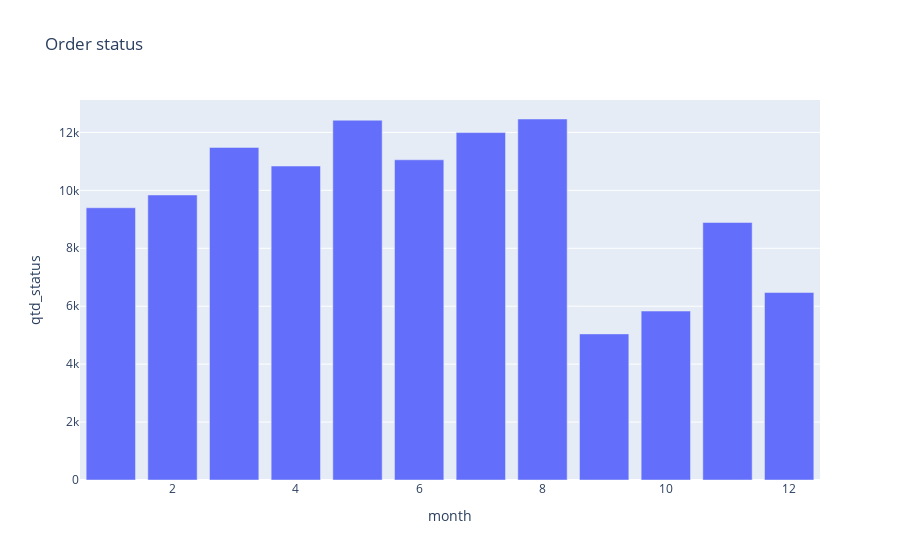

Notebook source saved alongside this figure:
### Markdown cell above
## **2.5 Sales Delivered per Month**

### Code cell
#Selecting data
aux25 = df2.loc[df2['order_status'] == 'delivered', :]
aux251 = aux25[['order_status', 'customer_unique_id', 'month']].groupby(['order_status', 'month']).count().reset_index().rename(columns={'customer_unique_id': 'qtd_status'})

fig = px.bar(aux251, x = 'month', y = 'qtd_status', title = 'Order status')
fig.show()

### Figure 1 — Plotly figure (JSON) as saved in the notebook; plotly's stock layout.template omitted (floating-point values rounded to 4 significant figures)
{"data": [{"alignmentgroup": "True", "hovertemplate": "month=%{x}<br>qtd_status=%{y}<extra></extra>", "legendgroup": "", "marker": {"color": "#636efa", "pattern": {"shape": ""}}, "name": "", "offsetgroup": "", "orientation": "v", "showlegend": false, "textposition": "auto", "type": "bar", "x": [1, 2, 3, 4, 5, 6, 7, 8, 9, 10, 11, 12], "xaxis": "x", "y": [9399, 9840, 11482, 10839, 12421, 11054, 11994, 12463, 5044, 5832, 8891, 6472], "yaxis": "y"}], "layout": {"barmode": "relative", "legend": {"tracegroupgap": 0}, "title": {"text": "Order status"}, "xaxis": {"anchor": "y", "domain": [0, 1], "title": {"text": "month"}}, "yaxis": {"anchor": "x", "domain": [0, 1], "title": {"text": "qtd_status"}}}}
